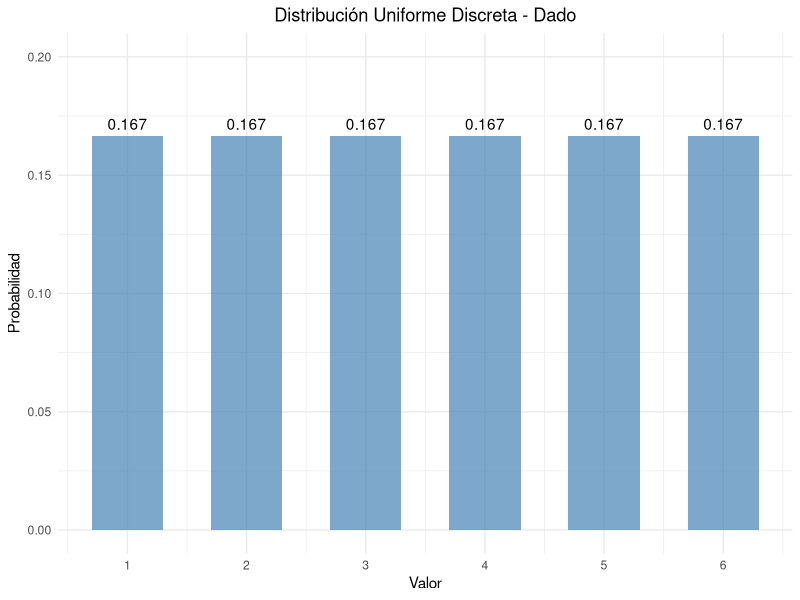
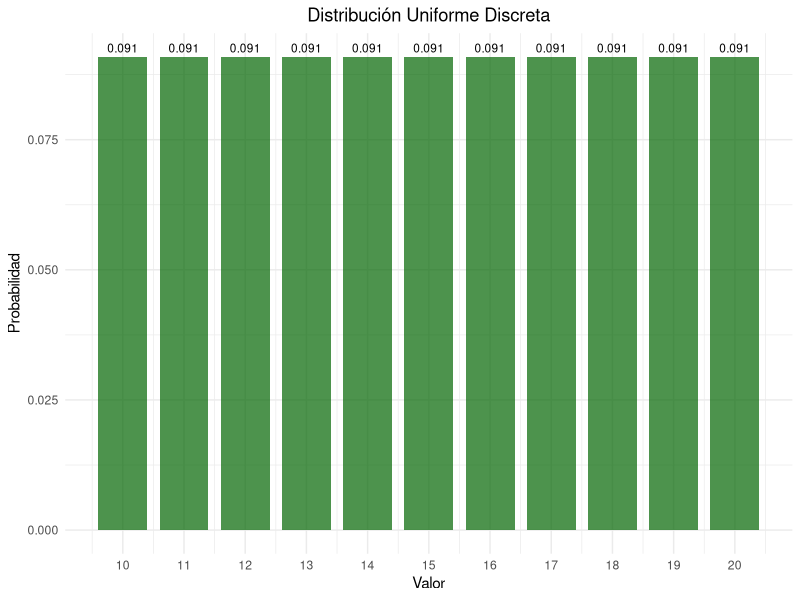
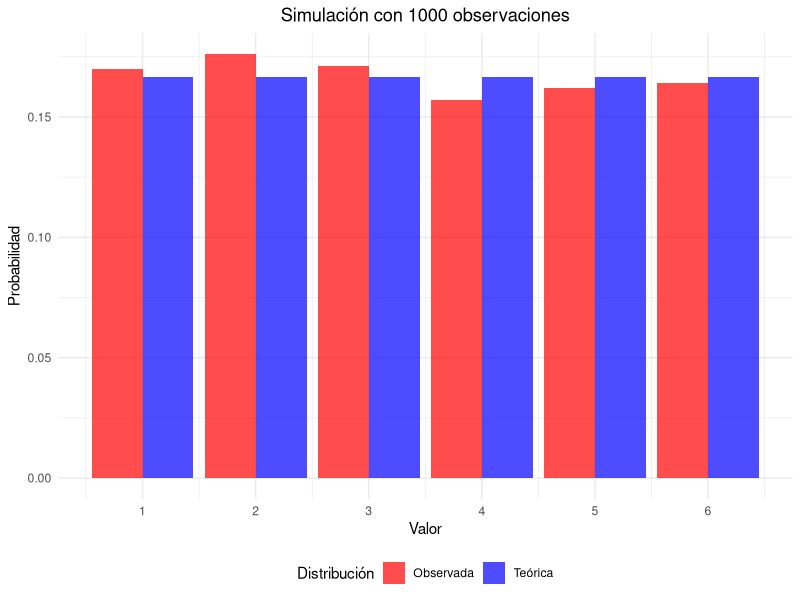
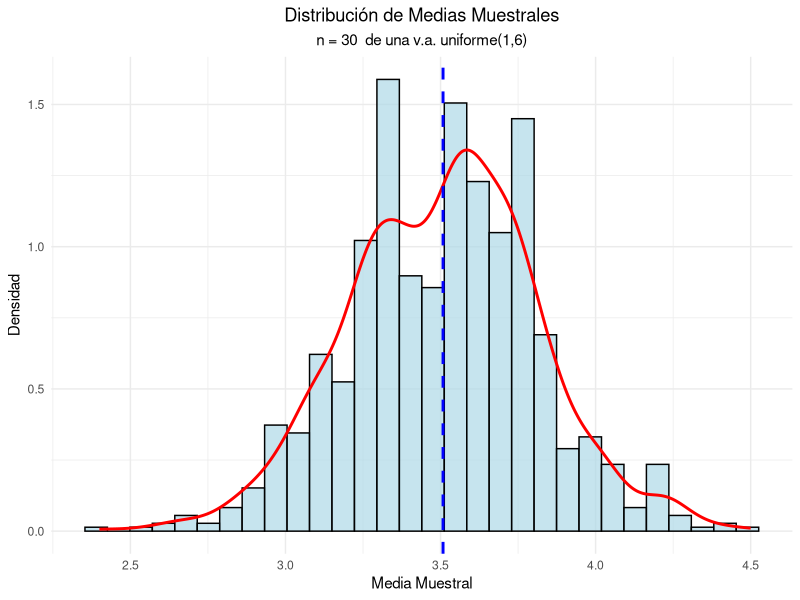
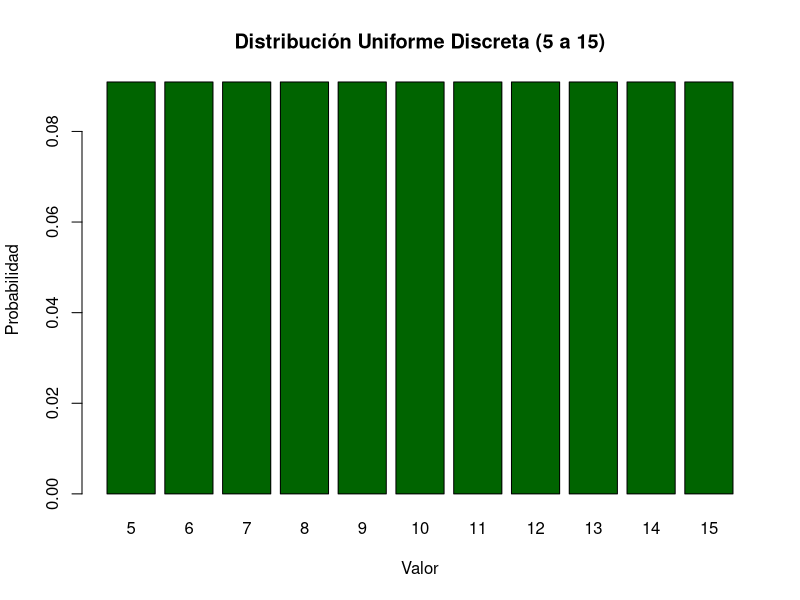
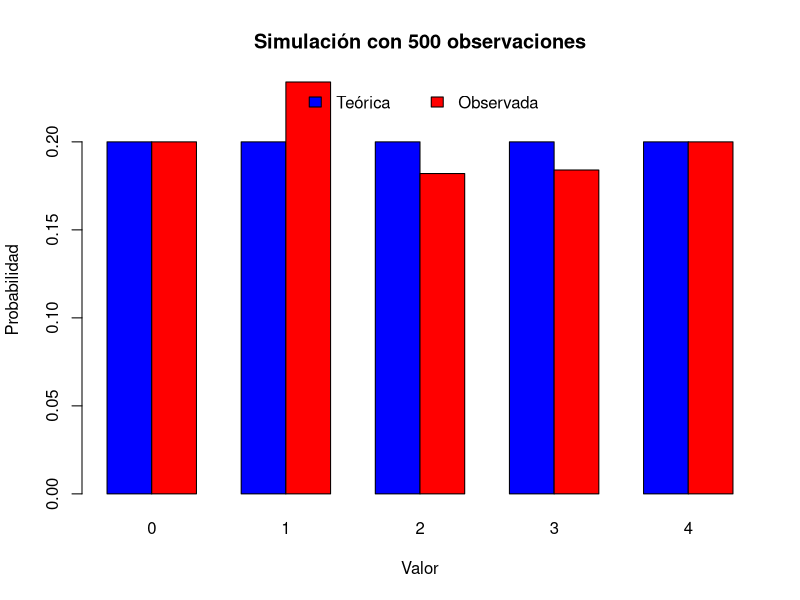

Generate these figures, in order, with R:
## ---- chunk 1
#| label: setup
#| include: false
library(tidyverse)
library(kableExtra)
library(gridExtra)
## ---- chunk 2
#| code-fold: true
#| label: dado-ejemplo

# Parámetros del dado
x_1 <- 1
x_6 <- 6
valores <- x_1:x_6
probabilidades <- rep(1/length(valores), length(valores))

# Crear data frame
dado_data <- data.frame(
  Valor = valores,
  Probabilidad = probabilidades
)

# Mostrar tabla
kable(dado_data, 
      caption = "Distribución de probabilidad de un dado",
      align = "cc") %>%
  kable_styling(bootstrap_options = "striped")
## ---- chunk 3
#| code-fold: true
#| label: parametros-dado
# Media
media <- sum(dado_data$Valor)/length(dado_data$Valor)
cat("Media:", media, "\n")

# Varianza
varianza <- sum((dado_data$Valor- media)^2)/length(dado_data$Valor)
cat("Varianza:", varianza, "\n")

# Desviación estándar
desv_std <- sqrt(varianza)
cat("Desviación estándar:", round(desv_std, 4), "\n")
## ---- chunk 4
#| code-fold: true
#| label: grafico-dado
#| fig-cap: "Función de probabilidad de un dado"

ggplot(dado_data, aes(x = Valor, y = Probabilidad)) +
  geom_col(fill = "steelblue", alpha = 0.7, width = 0.6) +
  geom_text(aes(label = round(Probabilidad, 3)), vjust = -0.5) +
  scale_x_continuous(breaks = valores) +
  scale_y_continuous(limits = c(0, 0.20)) +
  labs(title = "Distribución Uniforme Discreta - Dado",
       x = "Valor",
       y = "Probabilidad") +
  theme_minimal() +
  theme(plot.title = element_text(hjust = 0.5),
        plot.subtitle = element_text(hjust = 0.5))
## ---- chunk 5
#| code-fold: true
#| label: ejemplo-numeros

x2_1 <- 10
x2_n <- 20
valores2 <- x2_1:x2_n
probabilidades2 <- rep(1/(length(valores2)), length(valores2))

# Data_frame
data2 <- data.frame(
  Valor = valores2,
  Probabilidad = probabilidades2
)

# Parámetros estadísticos
media2 <- mean(data2$Valor)
varianza2 <- sum((data2$Valor - media2)^2)/length(data2$Valor)
desv_std2 <- sqrt(varianza2)

cat("Media:", media2, "\n")
cat("Varianza:", round(varianza2, 4), "\n")
cat("Desviación estándar:", round(desv_std2, 4), "\n")
## ---- chunk 6
#| label: grafico-numeros
#| fig-cap: "Distribución uniforme discreta entre 10 y 20"


ggplot(data2, aes(x = Valor, y = Probabilidad)) +
  geom_col(fill = "darkgreen", alpha = 0.7, width = 0.8) +
  geom_text(aes(label = round(Probabilidad, 3)), 
            vjust = -0.5, size = 3) +
  scale_x_continuous(breaks = seq(10, 20, 1)) +
  labs(title = "Distribución Uniforme Discreta",
       x = "Valor",
       y = "Probabilidad") +
  theme_minimal() +
  theme(plot.title = element_text(hjust = 0.5),
        plot.subtitle = element_text(hjust = 0.5))
## ---- chunk 7
#| code-fold: true
#| label: simulacion

# Generar 1000 números aleatorios
set.seed(123)
n_sim <- 1000
muestra <- sample(1:6, n_sim, replace = TRUE)

# Frecuencias observadas
freq_obs <- table(muestra)
freq_rel <- prop.table(freq_obs)

# Comparar con probabilidades teóricas
comparacion <- data.frame(
  Valor = 1:6,
  Prob_Teorica = rep(1/6, 6),
  Freq_Observada = as.numeric(freq_rel)
)

kable(comparacion, 
      caption = "Comparación entre probabilidades teóricas y observadas",
      col.names = c("Valor", "Prob. Teórica", "Freq. Observada"),
      digits = 4) |> 
  kable_styling(bootstrap_options = "striped")
## ---- chunk 8
#| code-fold: true
#| label: grafico-simulacion
#| fig-width: 8
#| fig-height: 6
#| fig-align: "center"
#| fig-cap: "Comparación entre distribución teórica y simulada"


# Preparar datos para el gráfico
comp_long <- comparacion |> 
  pivot_longer(cols = c(Prob_Teorica, Freq_Observada),
               names_to = "Tipo",
               values_to = "Probabilidad") |> 
  mutate(Tipo = case_when(
    Tipo == "Prob_Teorica" ~ "Teórica",
    Tipo == "Freq_Observada" ~ "Observada"
  ))

ggplot(comp_long, aes(x = Valor, y = Probabilidad, fill = Tipo)) +
  geom_col(position = "dodge", alpha = 0.7) +
  scale_x_continuous(breaks = 1:6) +
  scale_fill_manual(values = c("Teórica" = "blue", "Observada" = "red")) +
  labs(title = paste("Simulación con", n_sim, "observaciones"),
       x = "Valor",
       y = "Probabilidad",
       fill = "Distribución") +
  theme_minimal() +
  theme(plot.title = element_text(hjust = 0.5),
        legend.position = "bottom")
## ---- chunk 9
#| code-fold: true
#| label: limite-central
#| fig-width: 8
#| fig-height: 6
#| fig-align: "center"
#| fig-cap: "Verificación del Teorema del Límite Central"
# Simular medias muestrales
set.seed(456)
k_muestra <- 1000
n_muestra <- 30

medias_muestrales <- replicate(k_muestra, {
  muestra <- sample(1:6, n_muestra, replace = TRUE)
  mean(muestra)
})

# Crear histograma
hist_data <- data.frame(Medias = medias_muestrales)

ggplot(hist_data) +
  geom_histogram(aes(x=Medias, after_stat(density)), bins = 30, 
                 fill = "lightblue", alpha = 0.7, color = "black") +
  geom_density(aes(x = Medias), color = "red", linewidth = 1) +
  geom_vline(xintercept = mean(medias_muestrales), 
             color = "blue", linetype = "dashed", linewidth = 1) +
  labs(title = "Distribución de Medias Muestrales",
       subtitle = paste("n =", n_muestra, " de una v.a. uniforme(1,6)"),
       x = "Media Muestral",
       y = "Densidad") +
  theme_minimal() +
  theme(plot.title = element_text(hjust = 0.5),
        plot.subtitle = element_text(hjust = 0.5))

# Estadísticas
cat("Media teórica:", (1+6)/2, "\n")
cat("Media observada:", round(mean(medias_muestrales), 4), "\n")
cat("Varianza teórica de la media:", round(((6-1+1)^2-1)/12/n_muestra, 4), "\n")
cat("Varianza observada de la media:", round(var(medias_muestrales), 4), "\n")
## ---- chunk 10


#| label: exr-muestras-solucion-dplyr
#| code-fold: true

# Cargar la librería necesaria
# install.packages("dplyr")
# install.packages("kableExtra")
library(dplyr)
library(kableExtra)

# Parámetros iniciales
valores <- 1:8
n <- length(valores)

# Crear el data frame y calcular todo en una secuencia
distribucion_ex1 <- tibble(Valor = valores) %>%
  mutate(
    Probabilidad = 1 / n,
    Es_Par = (Valor %% 2 == 0)
  )

# Cálculo de la probabilidad P(X es par)
prob_par <- distribucion_ex1 %>%
  filter(Es_Par == TRUE) %>%
  summarise(Probabilidad_Total = sum(Probabilidad)) %>%
  pull(Probabilidad_Total)

# Mostrar tabla de distribución
kable(distribucion_ex1,
      caption = "Distribución de probabilidad de la urna (1 a 8)",
      align = "ccc",
      digits = 4) %>%
  kable_styling(bootstrap_options = "striped")

# Resultado de la probabilidad
cat("Probabilidad de obtener un número par:", prob_par, "\n")
## ---- chunk 11
#| label: exr-enteros-solucion-simple
#| code-fold: true
#| fig-cap: "Distribución uniforme discreta entre 5 y 15 (Base R)"

# --- Función para analizar y graficar una distribución uniforme discreta ---
# Toma un rango de inicio (a) y fin (b) y genera un resumen.
analizar_uniforme_discreta <- function(a, b) {
  
  # 1. Definir el conjunto de valores y su probabilidad
  valores <- a:b
  n <- length(valores)
  probabilidad <- 1 / n
  
  # 2. Calcular la media y la varianza poblacional
  media <- mean(valores)
  # La varianza poblacional es el promedio de las desviaciones al cuadrado
  varianza <- mean((valores - media)^2)
  
  # 3. Imprimir un resumen claro en la consola
  cat("--- Análisis de la Distribución Uniforme Discreta ---\n")
  cat(sprintf("Rango de valores: de %d a %d\n", a, b))
  cat(sprintf("Media E(X): %.2f\n", media))
  cat(sprintf("Varianza Var(X): %.2f\n\n", varianza))
  
  # 4. Crear un gráfico de barras con las funciones base de R
  barplot(
    height = rep(probabilidad, n), # La altura de todas las barras es la misma
    names.arg = valores,           # Las etiquetas del eje X son los valores
    col = "darkgreen",
    main = sprintf("Distribución Uniforme Discreta (%d a %d)", a, b),
    xlab = "Valor",
    ylab = "Probabilidad"
  )
}

# --- Ejecutar la función con el rango deseado ---
analizar_uniforme_discreta(a = 5, b = 15)
## ---- chunk 12
#| label: exr-simulacion_4-solucion-simple
#| code-fold: true
#| fig-cap: "Comparación de frecuencias teóricas y observadas (n=500)"

# --- Función para simular y comparar una distribución uniforme discreta ---
# Realiza la simulación, muestra una tabla y crea un gráfico de barras.
comparar_simulacion <- function(valores, n_sim) {
  
  # 1. Simular datos
  set.seed(42) # Para reproducibilidad
  muestra <- sample(valores, size = n_sim, replace = TRUE)
  
  # 2. Calcular probabilidades teóricas y frecuencias observadas
  prob_teorica <- 1 / length(valores)
  freq_observada <- prop.table(table(factor(muestra, levels = valores)))
  
  # 3. Mostrar una tabla de comparación simple en la consola
  tabla_comparativa <- data.frame(
    Valor = valores,
    Prob_Teorica = prob_teorica,
    Freq_Observada = as.numeric(freq_observada)
  )
  cat("--- Tabla de Comparación (n_sim =", n_sim, ") ---\n")
  print(round(tabla_comparativa, 4), row.names = FALSE)
  
  # 4. Crear un gráfico de barras comparativo con R base
  # Preparamos los datos como una matriz para barplot()
  datos_grafico <- rbind(tabla_comparativa$Prob_Teorica, tabla_comparativa$Freq_Observada)
  
  barplot(datos_grafico,
          beside = TRUE, # 'beside=TRUE' crea barras agrupadas
          col = c("blue", "red"),
          names.arg = valores, # Etiquetas para el eje X
          main = paste("Simulación con", n_sim, "observaciones"),
          xlab = "Valor",
          ylab = "Probabilidad")
          
  # Añadir leyenda al gráfico
  legend("top", 
         legend = c("Teórica", "Observada"), 
         fill = c("blue", "red"),
         bty = "n", # Sin caja
         horiz = TRUE) # Leyenda horizontal
}

# --- Ejecutar la función ---
comparar_simulacion(valores = 0:4, n_sim = 500)
